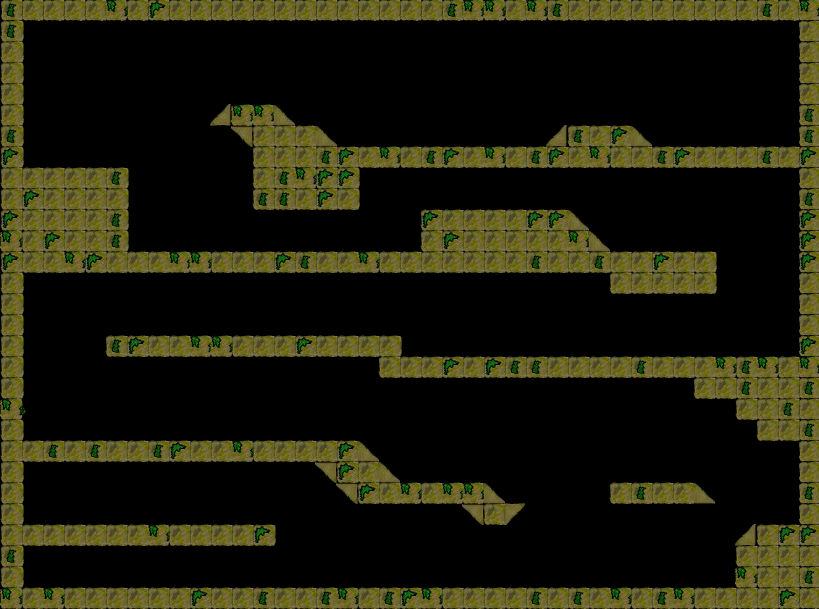

A 2D game scene composited from a Tiled map and its tileset images. What follows is a short description and the map's XML, with every tile layer's data as written:
An orthogonal 39x29 tile map with 21x21 px tiles, 1 tile layer (Tile Layer 1) and 2 objects (2x StartPos).

<map version="1.10" tiledversion="1.11.2" orientation="orthogonal" renderorder="right-down" width="39" height="29" tilewidth="21" tileheight="21" infinite="0" nextlayerid="3" nextobjectid="4">
 <tileset firstgid="1" source="Bricks.tsx" />
 <layer id="1" name="Tile Layer 1" width="39" height="29">
  <data encoding="csv">
2,3,3,3,3,1,3,4,3,3,3,3,3,3,3,3,3,3,3,3,3,2,1,1,3,1,2,3,3,3,3,3,3,3,3,3,2,3,1,
2,0,0,0,0,0,0,0,0,0,0,0,0,0,0,0,0,0,0,0,0,0,0,0,0,0,0,0,0,0,0,0,0,0,0,0,0,0,3,
3,0,0,0,0,0,0,0,0,0,0,0,0,0,0,0,0,0,0,0,0,0,0,0,0,0,0,0,0,0,0,0,0,0,0,0,0,0,3,
3,0,0,0,0,0,0,0,0,0,0,0,0,0,0,0,0,0,0,0,0,0,0,0,0,0,0,0,0,0,0,0,0,0,0,0,0,0,3,
3,0,0,0,0,0,0,0,0,0,0,0,0,0,0,0,0,0,0,0,0,0,0,0,0,0,0,0,0,0,0,0,0,0,0,0,0,0,3,
3,0,0,0,0,0,0,0,0,0,1610612743,1,1,7,0,0,0,0,0,0,0,0,0,0,0,0,0,0,0,0,0,0,0,0,0,0,0,0,2,
2,0,0,0,0,0,0,0,0,0,0,3221225479,3,3,3,7,0,0,0,0,0,0,0,0,0,0,1610612743,2,3,4,7,0,0,0,0,0,0,0,2,
4,0,0,0,0,0,0,0,0,0,0,0,3,3,3,2,4,3,1,3,2,4,3,1,3,2,4,3,1,3,3,2,4,3,3,3,2,3,4,
3,3,3,3,3,2,0,0,0,0,0,0,3,2,1,4,4,0,0,0,0,0,0,0,0,0,0,0,0,0,0,0,0,0,0,0,0,0,3,
3,4,3,3,3,3,0,0,0,0,0,0,2,2,3,4,3,0,0,0,0,0,0,0,0,0,0,0,0,0,0,0,0,0,0,0,0,0,2,
4,3,3,3,3,2,0,0,0,0,0,0,0,0,0,0,0,0,0,0,4,3,3,3,3,4,4,7,0,0,0,0,0,0,0,0,0,0,4,
1,3,4,3,3,2,0,0,0,0,0,0,0,0,0,0,0,0,0,0,3,4,3,3,3,3,3,1,7,0,0,0,0,0,0,0,0,0,4,
4,3,3,1,4,3,3,3,1,1,3,3,3,4,2,3,3,1,3,3,3,3,3,3,3,2,3,3,2,3,3,4,3,3,0,0,0,0,4,
3,0,0,0,0,0,0,0,0,0,0,0,0,0,0,0,0,0,0,0,0,0,0,0,0,0,0,0,0,3,3,3,3,3,0,0,0,0,3,
3,0,0,0,0,0,0,0,0,0,0,0,0,0,0,0,0,0,0,0,0,0,0,0,0,0,0,0,0,0,0,0,0,0,0,0,0,0,3,
3,0,0,0,0,0,0,0,0,0,0,0,0,0,0,0,0,0,0,0,0,0,0,0,0,0,0,0,0,0,0,0,0,0,0,0,0,0,3,
3,0,0,0,0,2,4,3,3,1,1,3,3,3,4,3,3,3,3,0,0,0,0,0,0,0,0,0,0,0,0,0,0,0,0,0,0,0,4,
3,0,0,0,0,0,0,0,0,0,0,0,0,0,0,0,0,0,3,3,3,4,3,4,2,2,3,3,3,3,2,3,3,3,1,2,1,3,1,
3,0,0,0,0,0,0,0,0,0,0,0,0,0,0,0,0,0,0,0,0,0,0,0,0,0,0,0,0,0,0,0,0,3,3,2,3,3,2,
1,0,0,0,0,0,0,0,0,0,0,0,0,0,0,0,0,0,0,0,0,0,0,0,0,0,0,0,0,0,0,0,0,0,0,3,3,2,3,
3,0,0,0,0,0,0,0,0,0,0,0,0,0,0,0,0,0,0,0,0,0,0,0,0,0,0,0,0,0,0,0,0,0,0,0,3,3,2,
3,3,2,3,2,3,3,2,4,3,3,1,3,3,3,3,4,7,0,0,0,0,0,0,0,0,0,0,0,0,0,0,0,0,0,0,0,0,3,
3,0,0,0,0,0,0,0,0,0,0,0,0,0,0,3221225479,4,3,7,0,0,0,0,0,0,0,0,0,0,0,0,0,0,0,0,0,0,0,3,
3,0,0,0,0,0,0,0,0,0,0,0,0,0,0,0,3221225479,4,3,1,3,1,1,7,0,0,0,0,0,3,2,3,3,7,0,0,0,0,2,
3,0,0,0,0,0,0,0,0,0,0,0,0,0,0,0,0,0,0,0,0,0,3221225479,3,2684354567,0,0,0,0,0,0,0,0,0,0,0,0,0,3,
3,3,3,3,3,3,3,1,3,3,3,3,4,0,0,0,0,0,0,0,0,0,0,0,0,0,0,0,0,0,0,0,0,0,0,1610612743,3,4,4,
2,0,0,0,0,0,0,0,0,0,0,0,0,0,0,0,0,0,0,0,0,0,0,0,0,0,0,0,0,0,0,0,0,0,0,3,3,3,3,
3,0,0,0,0,0,0,0,0,0,0,0,0,0,0,0,0,0,0,0,0,0,0,0,0,0,0,0,0,0,0,0,0,0,0,1,3,3,2,
1,3,1,3,3,3,3,3,3,4,3,3,2,3,3,2,1,3,2,4,1,3,3,3,3,2,3,2,3,1,3,2,1,3,3,3,3,4,3
</data>
 </layer>
 <objectgroup id="2" name="Object Layer 1">
  <object id="1" name="StartPosFire" type="StartPos" x="60" y="521.333">
   <properties>
    <property name="type" value="fire" />
   </properties>
   <point />
  </object>
  <object id="2" name="StartPosWater" type="StartPos" x="60" y="584">
   <properties>
    <property name="type" value="water" />
   </properties>
   <point />
  </object>
 </objectgroup>
</map>
